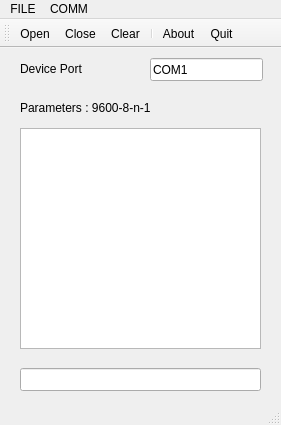
<?xml version="1.0" encoding="UTF-8"?>
<ui version="4.0">
 <class>MainWindow</class>
 <widget class="QMainWindow" name="MainWindow">
  <property name="geometry">
   <rect>
    <x>0</x>
    <y>0</y>
    <width>281</width>
    <height>425</height>
   </rect>
  </property>
  <property name="windowTitle">
   <string>Mamad's Terminal</string>
  </property>
  <property name="windowIcon">
   <iconset>
    <normaloff>KDE_Logo_compress.png</normaloff>KDE_Logo_compress.png</iconset>
  </property>
  <widget class="QWidget" name="centralWidget">
   <widget class="QLineEdit" name="txtPort">
    <property name="geometry">
     <rect>
      <x>150</x>
      <y>10</y>
      <width>113</width>
      <height>23</height>
     </rect>
    </property>
    <property name="text">
     <string>COM1</string>
    </property>
   </widget>
   <widget class="QLabel" name="label">
    <property name="geometry">
     <rect>
      <x>20</x>
      <y>10</y>
      <width>81</width>
      <height>21</height>
     </rect>
    </property>
    <property name="text">
     <string>Device Port</string>
    </property>
   </widget>
   <widget class="QLabel" name="label_2">
    <property name="geometry">
     <rect>
      <x>20</x>
      <y>50</y>
      <width>161</width>
      <height>20</height>
     </rect>
    </property>
    <property name="text">
     <string>Parameters : 9600-8-n-1</string>
    </property>
   </widget>
   <widget class="QPlainTextEdit" name="txtData">
    <property name="geometry">
     <rect>
      <x>20</x>
      <y>80</y>
      <width>241</width>
      <height>221</height>
     </rect>
    </property>
   </widget>
   <widget class="QLineEdit" name="txtBuffer">
    <property name="geometry">
     <rect>
      <x>20</x>
      <y>320</y>
      <width>241</width>
      <height>23</height>
     </rect>
    </property>
    <property name="readOnly">
     <bool>true</bool>
    </property>
   </widget>
  </widget>
  <widget class="QMenuBar" name="menuBar">
   <property name="geometry">
    <rect>
     <x>0</x>
     <y>0</y>
     <width>281</width>
     <height>20</height>
    </rect>
   </property>
   <widget class="QMenu" name="menuFILE">
    <property name="title">
     <string>FILE</string>
    </property>
    <addaction name="actionClear"/>
    <addaction name="actionAbout"/>
    <addaction name="separator"/>
    <addaction name="actionQuit"/>
   </widget>
   <widget class="QMenu" name="menuCOMM">
    <property name="title">
     <string>COMM</string>
    </property>
    <widget class="QMenu" name="menuConnect">
     <property name="title">
      <string>Connect</string>
     </property>
     <addaction name="actionOpen"/>
     <addaction name="actionClose"/>
    </widget>
    <addaction name="menuConnect"/>
   </widget>
   <addaction name="menuFILE"/>
   <addaction name="menuCOMM"/>
  </widget>
  <widget class="QToolBar" name="mainToolBar">
   <attribute name="toolBarArea">
    <enum>TopToolBarArea</enum>
   </attribute>
   <attribute name="toolBarBreak">
    <bool>false</bool>
   </attribute>
   <addaction name="actionOpen"/>
   <addaction name="actionClose"/>
   <addaction name="actionClear"/>
   <addaction name="separator"/>
   <addaction name="actionAbout"/>
   <addaction name="actionQuit"/>
  </widget>
  <widget class="QStatusBar" name="statusBar"/>
  <action name="actionAbout">
   <property name="text">
    <string>About</string>
   </property>
  </action>
  <action name="actionQuit">
   <property name="text">
    <string>Quit</string>
   </property>
  </action>
  <action name="actionOpen">
   <property name="text">
    <string>Open</string>
   </property>
  </action>
  <action name="actionClose">
   <property name="text">
    <string>Close</string>
   </property>
  </action>
  <action name="actionClear">
   <property name="text">
    <string>Clear</string>
   </property>
  </action>
 </widget>
 <layoutdefault spacing="6" margin="11"/>
 <resources/>
 <connections/>
</ui>
